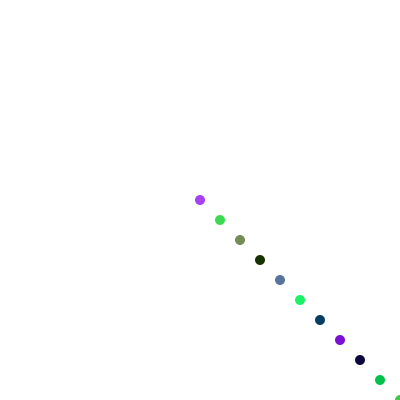
Frame 1 (no input)
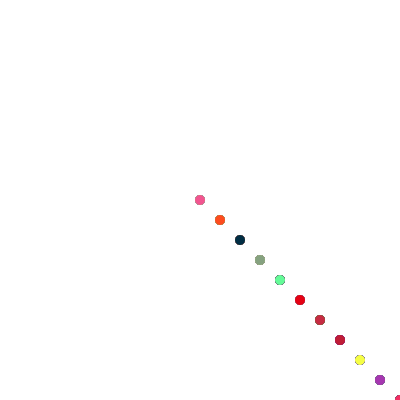
Frame 60 (the mouse pressed at the canvas centre just before this capture)
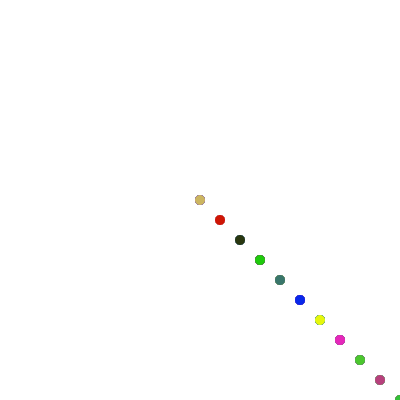
Frame 120 (the mouse held since frame 60 and released just before this capture)

The Processing sketch that drew these frames (run headless with seeded random() and noise(); from frame 60 on, the mouse is pressed at the canvas centre):

// Processing sketch: processing_57314
// ── processing_57314.pde

void setup ()
{
  size(400,400);
  background(255);
  smooth();
  
  
  
}

void draw ()
{
  whileSomething();  
}

void whileSomething()
{
  int lookAtMe = width/2;
  

  noStroke();
  
  while(lookAtMe<= width )
  {
   fill(random(255),random(255),random(255));
   ellipse(lookAtMe,lookAtMe,10,10); 
   lookAtMe = lookAtMe + 20;
   
  }
  
 
}


 
